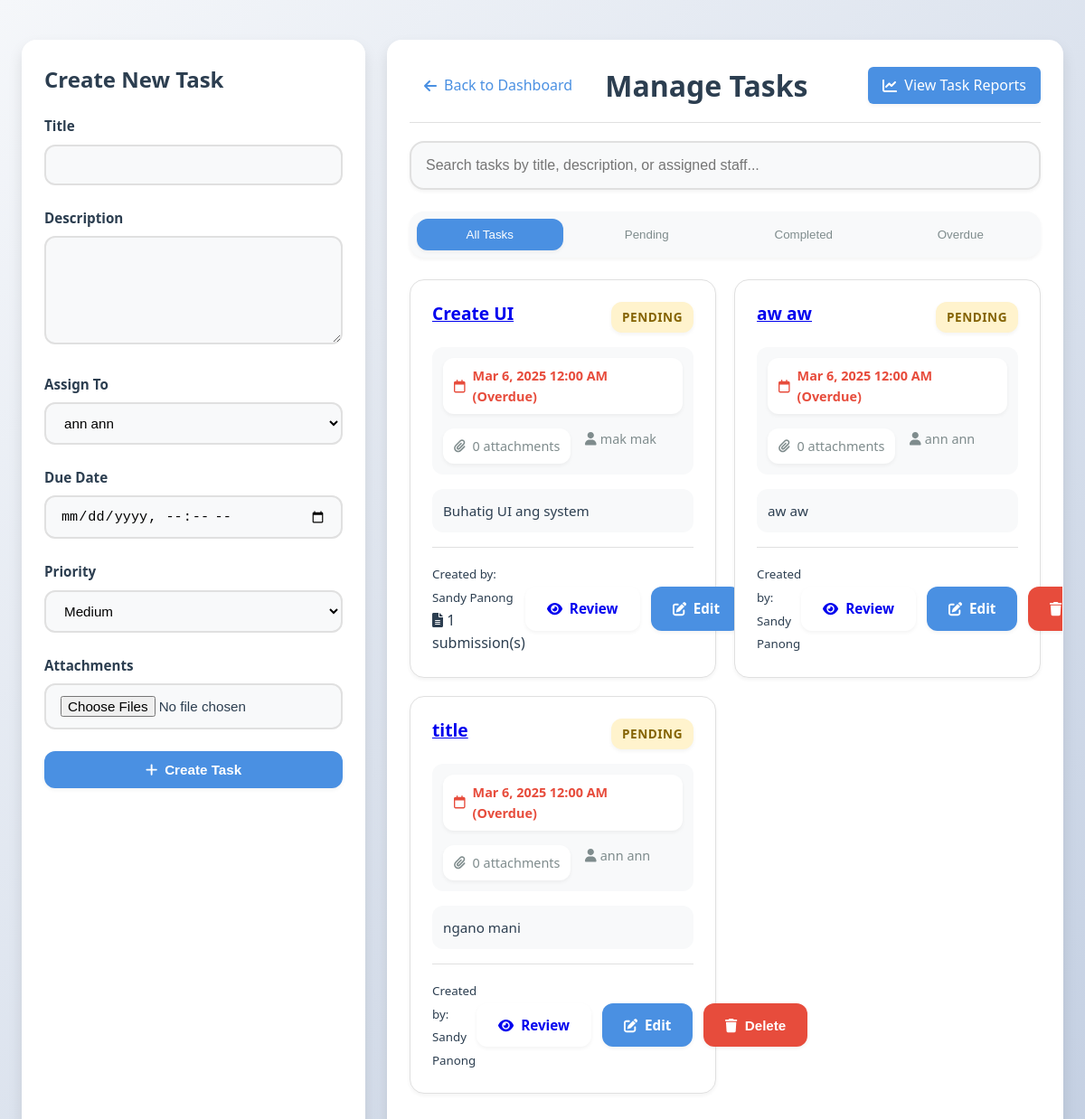
Page /manage_tasks.php (signed in) on the committed database.
### tables this page shows
CREATE TABLE IF NOT EXISTS `tasks` (
  `id` int(11) NOT NULL AUTO_INCREMENT,
  `title` varchar(255) NOT NULL,
  `description` text NOT NULL,
  `created_by` int(11) NOT NULL,
  `assigned_to` int(11) NOT NULL,
  `created_at` timestamp NOT NULL DEFAULT current_timestamp(),
  `due_date` datetime NOT NULL,
  `status` enum('pending','completed') NOT NULL DEFAULT 'pending',
  PRIMARY KEY (`id`),
  KEY `created_by` (`created_by`),
  KEY `assigned_to` (`assigned_to`),
  CONSTRAINT `tasks_ibfk_1` FOREIGN KEY (`created_by`) REFERENCES `users` (`id`),
  CONSTRAINT `tasks_ibfk_2` FOREIGN KEY (`assigned_to`) REFERENCES `users` (`id`)
);

CREATE TABLE IF NOT EXISTS `users` (
  `id` int(11) NOT NULL AUTO_INCREMENT,
  `first_name` varchar(100) NOT NULL,
  `last_name` varchar(100) NOT NULL,
  `middle_name` varchar(100) DEFAULT NULL,
  `username` varchar(100) NOT NULL,
  `password` varchar(255) NOT NULL,
  `role` enum('admin','staff') NOT NULL DEFAULT 'staff',
  `phone` varchar(20) DEFAULT NULL,
  PRIMARY KEY (`id`),
  UNIQUE KEY `username` (`username`)
);

### manage_tasks.php (the view, shortened to what this page needs)
<?php
require_once 'db_connection.php';
$staff_result = $conn->query("SELECT id, first_name, last_name FROM users WHERE role = 'staff' ORDER BY last_name, first_name");
$tasks_query = "SELECT t.*,
                u1.first_name as creator_first_name, u1.last_name as creator_last_name,
                u2.first_name as assigned_first_name, u2.last_name as assigned_last_name,
                (SELECT COUNT(*) FROM task_attachments WHERE task_id = t.id) as attachment_count,
                (SELECT COUNT(*) FROM task_submissions WHERE task_id = t.id) as submission_count
                FROM tasks t
                LEFT JOIN users u1 ON t.created_by = u1.id
                LEFT JOIN users u2 ON t.assigned_to = u2.id
                ORDER BY t.created_at DESC";
$tasks_result = $conn->query($tasks_query);
?>
<!DOCTYPE html>
<html lang="en">
<head>
    <link rel="stylesheet" href="https://cdnjs.cloudflare.com/ajax/libs/font-awesome/6.0.0/css/all.min.css">
</head>
<body>
    <div class="container">
        <div class="sidebar">
            <h2 style="margin-bottom: 20px;">Create New Task</h2>
            <form method="POST" enctype="multipart/form-data">
                <div class="form-group">
                    <label>Title</label>
                    <input type="text" name="title" class="form-control" required>
                </div>
                <div class="form-group">
                    <label>Description</label>
                    <textarea name="description" class="form-control" required></textarea>
                </div>
                <div class="form-group">
                    <label>Assign To</label>
                    <select name="assigned_to" class="form-control" required>
                        <?php
                        $staff_result->data_seek(0);
                        while ($staff = $staff_result->fetch_assoc()):
                        ?>
                            <option value="<?php echo $staff['id']; ?>">
                                <?php echo htmlspecialchars($staff['first_name'] . ' ' . $staff['last_name']); ?>
                            </option>
                        <?php endwhile; ?>
                    </select>
                </div>
                <div class="form-group">
                    <label>Due Date</label>
                    <input type="datetime-local" name="due_date" class="form-control" required>
                </div>
                <div class="form-group">
                    <label>Priority</label>
                    <select name="priority" class="form-control" required>
                        <option value="medium" selected>Medium</option>
                    </select>
                </div>
                <div class="form-group">
                    <label>Attachments</label>
                    <input type="file" name="attachments[]" class="form-control" multiple>
                </div>
                <button type="submit" name="create_task" class="btn btn-primary" style="width: 100%;">
                    <i class="fas fa-plus"></i> Create Task
                </button>
            </form>
        </div>
        <div class="main-content">
            <div class="header">
                <a href="dashboard.php" class="back-button">
                    <i class="fas fa-arrow-left"></i>
                    Back to Dashboard
                </a>
                <h1>Manage Tasks</h1>
                <a href="task_reports.php" class="report-button">
                    <i class="fas fa-chart-line"></i>
                    View Task Reports
                </a>
            </div>
            <input type="text" id="taskSearch" class="search-box" placeholder="Search tasks by title, description, or assigned staff...">
            <div class="task-filters">
                <button class="filter-btn active" data-filter="all">All Tasks</button>
                <button class="filter-btn" data-filter="pending">Pending</button>
                <button class="filter-btn" data-filter="completed">Completed</button>
                <button class="filter-btn" data-filter="overdue">Overdue</button>
            </div>
            <div class="task-list">
                <?php
                if ($tasks_result->num_rows > 0) {
                    while ($task = $tasks_result->fetch_assoc()) {
                        $is_overdue = strtotime($task['due_date']) < time() && $task['status'] !== 'completed';
                        ?>
                        <div class="task-card" data-status="<?php echo $task['status']; ?>"
                             data-search="<?php echo strtolower($task['title'] . ' ' . $task['description'] . ' ' .
                                                              $task['assigned_first_name'] . ' ' . $task['assigned_last_name']); ?>">
                            <div class="task-header">
                                <div class="task-title">
                                    <a href="review_task.php?id=<?php echo $task['id']; ?>" class="task-link">
                                        <?php echo htmlspecialchars($task['title']); ?>
                                    </a>
                                </div>
                                <span class="status-badge status-<?php echo $task['status']; ?>">
                                    <?php echo ucfirst($task['status']); ?>
                                </span>
                            </div>
                            <div class="task-meta">
                                <div class="due-date <?php echo $is_overdue ? 'overdue' : ''; ?>">
                                    <i class="far fa-calendar"></i>
                                    <?php
                                    echo date('M j, Y g:i A', strtotime($task['due_date']));
                                    if ($is_overdue) echo ' (Overdue)';
                                    ?>
                                </div>
                                <div class="attachment-indicator">
                                    <i class="fas fa-paperclip"></i>
                                    <?php echo $task['attachment_count']; ?> attachments
                                </div>
                                <div>
                                    <i class="fas fa-user"></i>
                                    <?php echo htmlspecialchars($task['assigned_first_name'] . ' ' . $task['assigned_last_name']); ?>
                                </div>
                            </div>
                            <div class="task-description">
                                <?php echo nl2br(htmlspecialchars(substr($task['description'], 0, 150) . (strlen($task['description']) > 150 ? '...' : ''))); ?>
                            </div>
                            <div class="task-footer">
                                <div class="task-info">
                                    <small>Created by: <?php echo htmlspecialchars($task['creator_first_name'] . ' ' . $task['creator_last_name']); ?></small>
                                    <?php if ($task['submission_count'] > 0): ?>
                                    <span class="submission-badge">
                                        <i class="fas fa-file-alt"></i> <?php echo $task['submission_count']; ?> submission(s)
                                    </span>
                                    <?php endif; ?>
                                </div>
                                <div class="task-actions">
                                    <a href="review_task.php?id=<?php echo $task['id']; ?>" class="btn btn-info">
                                        <i class="fas fa-eye"></i> Review
                                    </a>
                                    <a href="edit_task.php?id=<?php echo $task['id']; ?>" class="btn btn-primary">
                                        <i class="fas fa-edit"></i> Edit
                                    </a>
                                    <button class="btn btn-danger" onclick="deleteTask(<?php echo $task['id']; ?>)">
                                        <i class="fas fa-trash"></i> Delete
                                    </button>
                                </div>
                            </div>
                        </div>
                        <?php
                    }
                } else {
                    echo '<div class="empty-state">No tasks found. Create a new task to get started.</div>';
                }
                ?>
            </div>
        </div>
    </div>
</body>
</html>

### rows in the picture
tasks: title "Create UI", status "PENDING", due_date "Mar 6, 2025 12:00 AM", shows "(Overdue)", attachment_count "0", assigned_to.last_name "mak mak", description "Buhatig UI ang system", created_by.last_name "Sandy Panong", submission_count "1"
tasks: title "aw aw", status "PENDING", due_date "Mar 6, 2025 12:00 AM", shows "(Overdue)", attachment_count "0", assigned_to.last_name "ann ann", description "aw aw", created_by.last_name "Sandy Panong"
tasks: title "title", status "PENDING", due_date "Mar 6, 2025 12:00 AM", shows "(Overdue)", attachment_count "0", assigned_to.last_name "ann ann", description "ngano mani", created_by.last_name "Sandy Panong"

### other values in the picture
form field assigned_to "ann ann"
